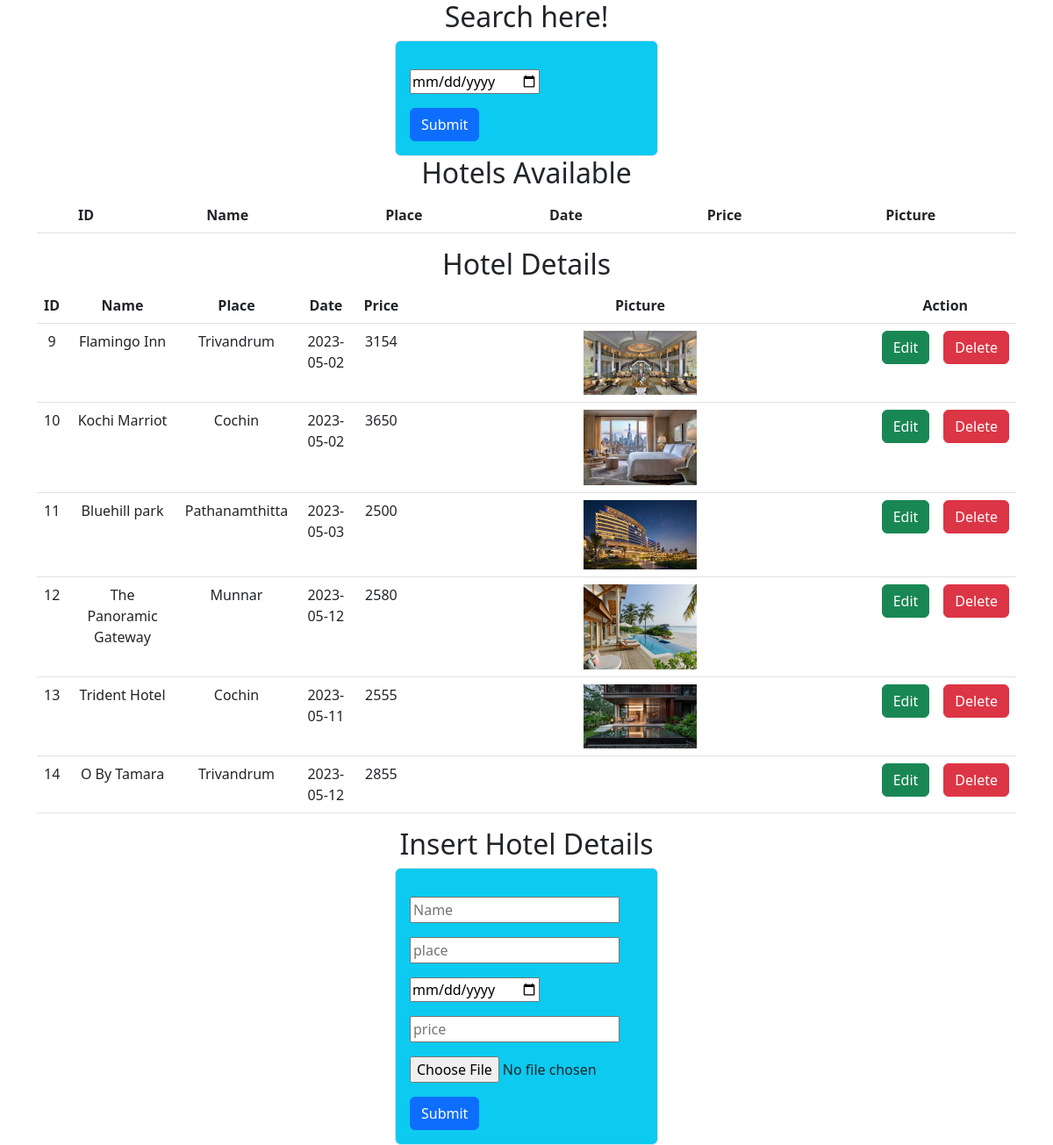
The page / on the database its author committed.
### tables this page shows
CREATE TABLE `hotels` (
  `id` int(11) NOT NULL,
  `name` varchar(255) NOT NULL,
  `place` varchar(255) NOT NULL,
  `date` date NOT NULL,
  `price` int(50) NOT NULL,
  `image` varchar(255) NOT NULL
);

### index.php (the view, shortened to what this page needs)
<?php
    require 'connection.php';
?>
<?php
    $sql='SELECT * from hotels';
    $statement=$connection->prepare($sql);
    $statement->execute();
    $hotel_details=$statement->fetchAll(PDO::FETCH_OBJ);
?>
<?php
    require 'header.php';
?>
<h2 class="text-center">Search here!</h2>
<div class="container form-control w-25 p-3 bg-info">
<form action="" method="post">
    <div>
        <input type="date" name="search_date" class="mt-3" placeholder="Search date">
    </div>
    <div>
        <input type="submit" name="search" class="btn btn-primary mt-3"/>
    </div>
</form>
</div>
<h2 class="text-center">Hotels Available </h2>
<div class="container">
    <table class="table" >
        <thead>
            <tr>
                <th class="text-center">ID</th>
                <th class="text-center">Name</th>
                <th class="text-center">Place</th>
                <th class="text-center"> Date</th>
                <th class="text-center">Price</th>
                <th class="text-center">Picture</th>
            </tr>
        </thead>
    </table>
</div>
<h2 class="text-center">Hotel Details</h2>
<div class="container">
    <table class="table text-center" >
        <thead>
            <tr>
                <th>ID</th>
                <th>Name</th>
                <th>Place</th>
                <th> Date</th>
                <th>Price</th>
                <th class=>Picture</th>
                <th colspan="2">Action</th>
            </tr>
        </thead>
        <tbody>
            <?php foreach($hotel_details as $details): ?>
            <tr>
                <td><?=$details->id; ?> </td>
                <td><?=$details->name; ?> </td>
                <td><?=$details->place; ?> </td>
                <td><?=$details->date; ?> </td>
                <td><?=$details->price; ?> </td>
                <td class="text-center"><img class="w-25" src="upload/<?=$details->image; ?>" alt=""> </td>
                <td> <a href="edit.php?id=<?=$details->id; ?>" class="btn btn-success" target="_blank">Edit</a></td>
                <td>
                    <form action="code.php" method="post">
                        <button type="submit" name="delete_btn" onclick="return confirm('Are you sure?')" value="<?=$details->id;?>" class="btn btn-danger">Delete</button>
                    </form>
                </td>
            </tr>
            <?php endforeach ?>
        </tbody>
    </table>
</div>
<div>
<h2 class="text-center"> Insert Hotel Details</h2>
<div class="container form-control w-25 p-3 bg-info">
<form action="" method="post" enctype="multipart/form-data">
    <div>
        <input type="text" name="name" id="name" class=" mt-3" placeholder="Name">
    </div>
    <div>
        <input type="text" name="place" id="place" class=" mt-3" placeholder="place" >
    </div>
    <div>
        <input type="date" name="date" id="date" class="mt-3" placeholder="date">
    </div>
    <div>
        <input type="text" name="price" id="price" class="mt-3" placeholder="price">
    </div>
    <div>
        <input type="file" name="image" id="image" class="mt-3" placeholder="image">
    </div>
    <div>
        <input type="submit" name="submit" class="btn btn-primary mt-3"/>
    </div>
</form>
</div>
<?php
    require 'footer.php';
?>

### header.php (shortened to what this page needs)
<!DOCTYPE html>
<html lang="en">
<head>
    <link rel="stylesheet" href="https://cdn.jsdelivr.net/npm/bootstrap@5.3.0-alpha1/dist/css/bootstrap.min.css"/>
</head>
<body>

### footer.php (shortened to what this page needs)
</body>
</html>

### rows shown on the page
hotels: id "9", name "Flamingo Inn", place "Trivandrum", date "2023-05-02", price "3154", image (picture)
hotels: id "10", name "Kochi Marriot", place "Cochin", date "2023-05-02", price "3650", image (picture)
hotels: id "11", name "Bluehill park", place "Pathanamthitta", date "2023-05-03", price "2500", image (picture)
hotels: id "12", name "The Panoramic Gateway", place "Munnar", date "2023-05-12", price "2580", image (picture)
hotels: id "13", name "Trident Hotel", place "Cochin", date "2023-05-11", price "2555", image (picture)
hotels: id "14", name "O By Tamara", place "Trivandrum", date "2023-05-12", price "2855"
